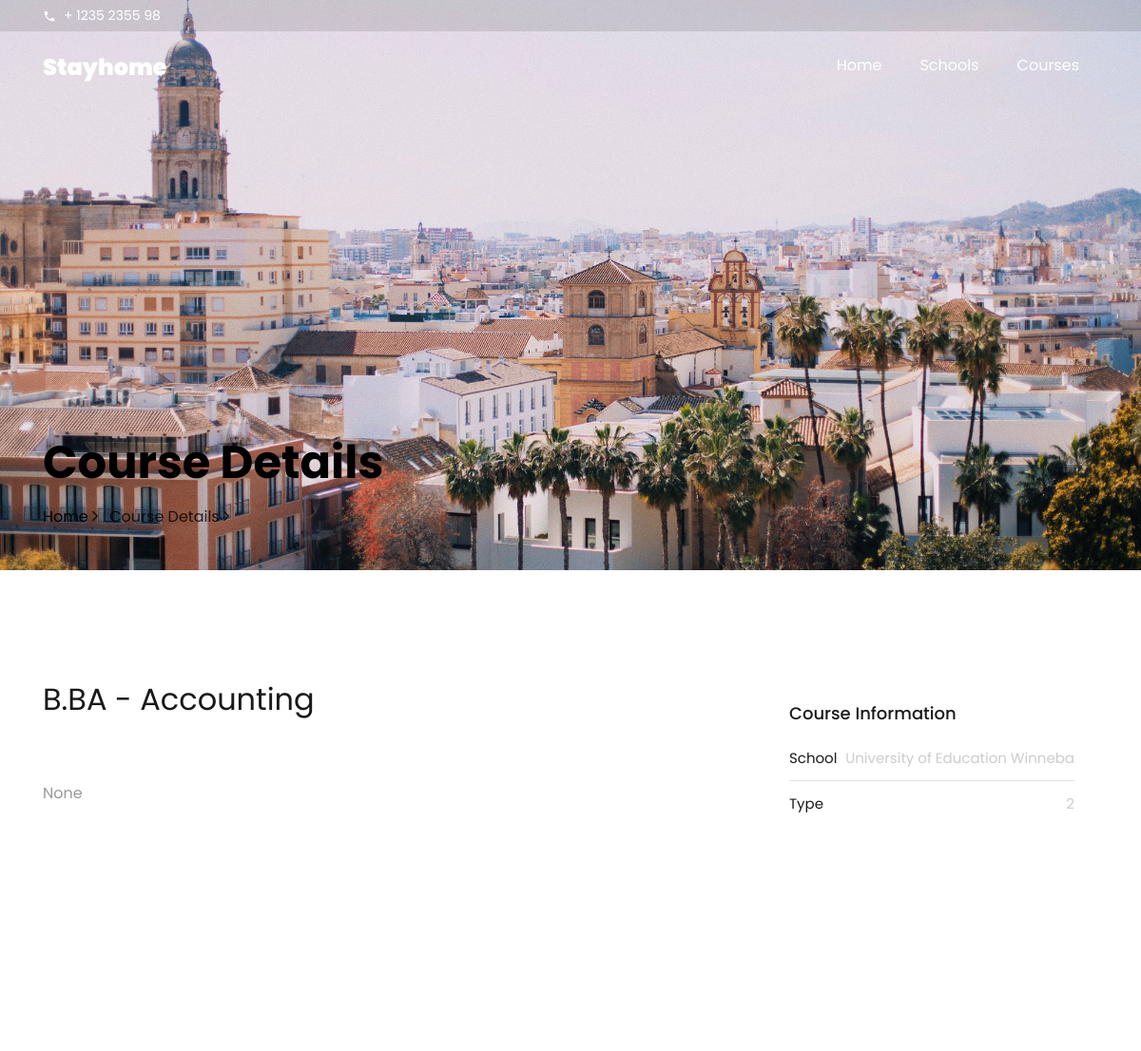
Page /course-details?cid=1&type=Diploma (upper part) on the earlier database version.
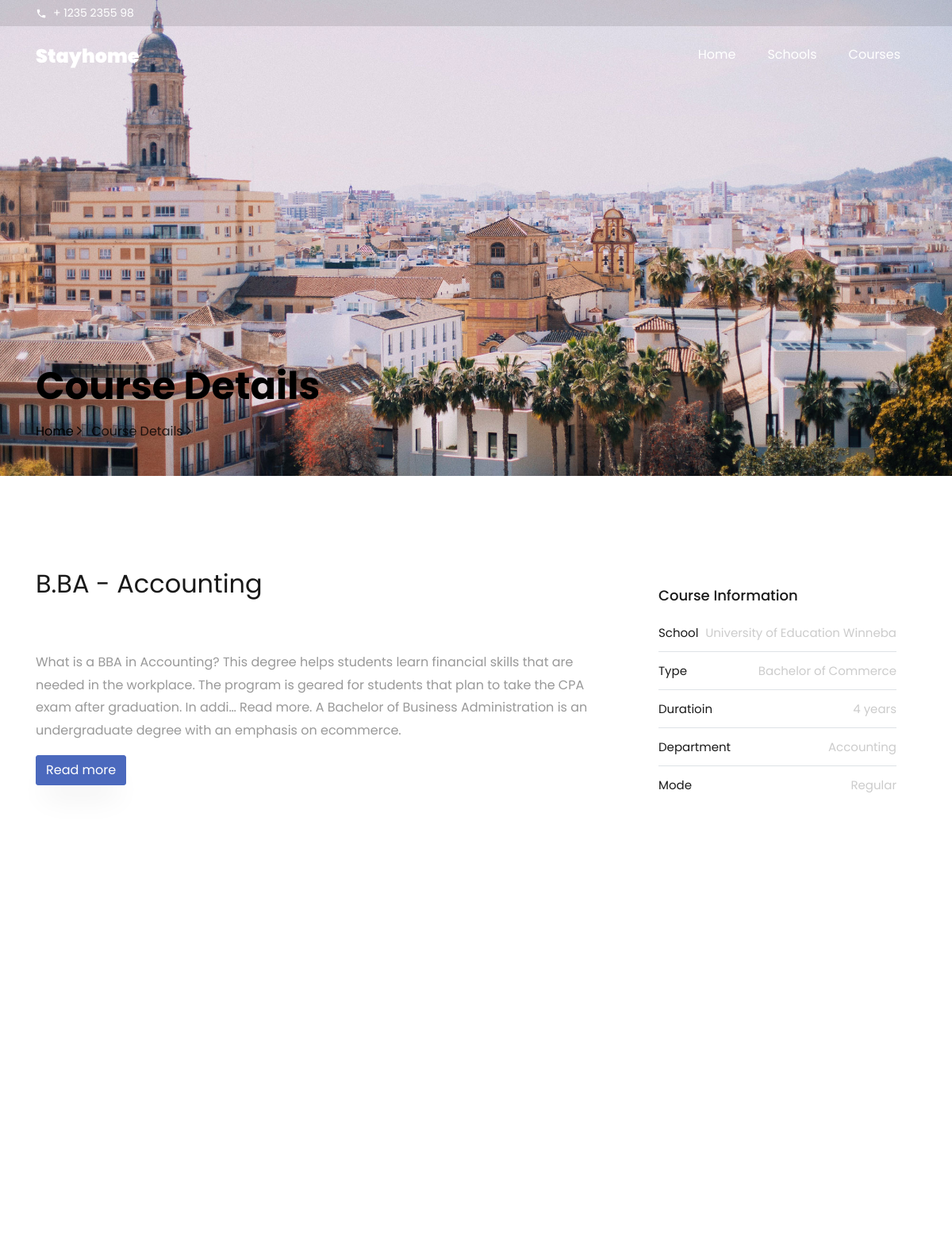
Same page on the later database version.
### GES/models.py (models this page shows, shortened)
class diploma_programs(models.Model):
    name = models.CharField(max_length=200,blank=True,null=True)
    school = models.ForeignKey(school,on_delete=models.CASCADE,null=True)
    type = models.CharField(max_length = 50,blank=True,null=True)
    d_type = models.ForeignKey(degree_type,on_delete=models.CASCADE,null=True,blank=True)
    image = models.ImageField(default="media/uni2.png")
    duration = models.CharField(max_length=50,null=True,blank=True)
    department = models.CharField(max_length=50,null=True,blank=True)
    mode = models.CharField(max_length=50,null=True,blank=True)
    about = models.CharField(max_length=2000,null=True,blank=True)
    readmore = models.CharField(max_length=200,null=True,blank=True)

class school(models.Model):
    name = models.CharField(max_length=200,blank=True,null=True)
    desc = models.CharField(max_length=1000,blank=True,null=True)
    school_type = models.CharField(max_length=200,blank=True,null=True)
    location = models.CharField(max_length=200,blank=True,null=True)
    website = models.CharField(max_length=200,blank=True,null=True)
    image = models.ImageField(default="media/uni1.png")

### GES/views.py (the view)
# urls.py: path('course-details',views.course_details,name="course_details"),
def course_details(request):
    context={}
    if "cid" in request.GET:
        cid = request.GET["cid"]
        ty = request.GET["type"]
        if ty=="Degree":
            cou = degree_programs.objects.get(id=cid)
            context["course"] = cou
            others = degree_programs.objects.all().exclude(name=cou.name)[:5]
            context["others"] = others
        elif ty=="HND":
            cou = hnd_programs.objects.get(id=cid)
            context["course"] = cou
            others = hnd_programs.objects.all().exclude(name=cou.name)[:5]
            context["others"] = others
        elif ty=="Diploma":
            cou = diploma_programs.objects.get(id=cid)
            context["course"] = cou
            others = diploma_programs.objects.all().exclude(name=cou.name)[:5]
            context["others"] = others
        else:
            pass
    return render(request,"course-details.html",context)

### GES/templates/course-details.html (shortened to what this page needs)
<!DOCTYPE html>
<html lang="en">
<head>
<link rel="stylesheet" href="/static/css/main.css" />
</head>
<body data-spy="scroll" data-target=".site-navbar-target" data-offset="300">
<div class="py-1 bg-black top">
<div class="container">
<div class="row no-gutters d-flex align-items-start align-items-center px-md-0">
<div class="col-lg-12 d-block">
<div class="row d-flex">
<div class="col-md pr-4 d-flex topper align-items-center">
<div class="icon mr-2 d-flex justify-content-center align-items-center"><span class="icon-phone2"></span></div>
<span class="text">+ 1235 2355 98</span>
</div>
</div>
</div>
</div>
</div>
</div>
<nav class="navbar navbar-expand-lg navbar-dark ftco_navbar bg-dark ftco-navbar-light site-navbar-target" id="ftco-navbar">
<div class="container">
<a class="navbar-brand" href="{% url 'home' %}">Stayhome</a>
<div class="collapse navbar-collapse" id="ftco-nav">
<ul class="navbar-nav nav ml-auto">
<li class="nav-item"><a href="{% url 'home' %}" class="nav-link"><span>Home</span></a></li>
<li class="nav-item"><a href="{% url 'schools' %}" class="nav-link"><span>Schools</span></a></li>
<li class="nav-item"><a href="{% url 'courses' %}" class="nav-link"><span>Courses</span></a></li>
</ul>
</div>
</div>
</nav>
<section class="hero-wrap hero-wrap-2" style="background-image:url(/static/images/xbg_3.jpg.pagespeed.ic.7IA_jUd7KR.jpg)" data-stellar-background-ratio="0.5">
<div class="container">
<div class="row no-gutters slider-text align-items-end justify-content-start">
<div class="col-md-9 ftco-animate pb-4">
<h1 class="mb-3 bread">Course Details</h1>
<p class="breadcrumbs"><span class="mr-2"><a href="{% url 'home' %}">Home <i class="ion-ios-arrow-forward"></i></a></span> <span>Course Details <i class="ion-ios-arrow-forward"></i></span></p>
</div>
</div>
</div>
</section>
<section class="ftco-section">
<div class="container">
<div class="row">
<div class="col-lg-8 ftco-animate">
<h2 class="mb-3">{{course.name}}</h2>
<p>
</p>
<p>{{course.about}}</p>
{% if course.readmore %}
<div class="form-field">
<a href="{{course.readmore}}"><input type="submit" value="Read more" class=" btn btn-primary"></a>
</div>
{% endif %}
</div>
<div class="col-lg-4 sidebar ftco-animate">
<div class="sidebar-box ftco-animate">
<h3 class="heading-sidebar">Course Information</h3>
<ul class="categories">
{% if course.school %}
<li><a href="#">School <span>{{course.school.name}}</span></a></li>
{% endif %}
{% if course.type %}
<li><a href="#">Type <span>{{course.type}}</span></a></li>
{% endif %}
{% if course.duration %}
<li><a href="#">Duratioin <span>{{course.duration}}</span></a></li>
{% endif %}
{% if course.department %}
<li><a href="#">Department <span>{{course.department}}</span></a></li>
{% endif %}
{% if course.mode %}
<li><a href="#">Mode <span>{{course.mode}}</span></a></li>
{% endif %}
</ul>
</div>
</div>
</div>
</div>
</section>
</body>
</html>

Differences in the rows shown:
changed diploma_programs "B.BA - Accounting": about "None" → "What is a BBA in Accounting? This degree helps students learn financial skills that are needed in the workplace. The program is geared for students that plan to take the CPA exam after graduation. In addi… Read more. A Bachelor of Business Administration is an undergraduate degree with an emphasis on ecommerce."; type "2" → "Bachelor of Commerce"; duration (not shown) → "4 years"; department (not shown) → "Accounting"; mode (not shown) → "Regular"
Other differences:
form field value: (not shown) → "Read more"
text now shown: "Duratioin Department Mode"
